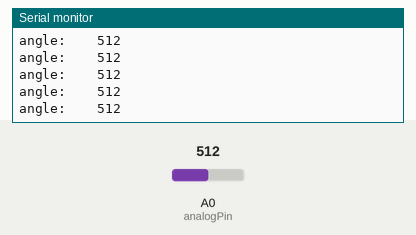
This sketch was run on a simulated Arduino Uno, built with avr-gcc and run on an emulated ATmega328P. On the bench: the last lines printed to the serial monitor. The test bench sets the inputs (shaded band); at power-on: A0 (analogPin) = 512.

Above: at 1.2 s.
1.3 s: A0 (analogPin) set to 716
At 1.31 s:
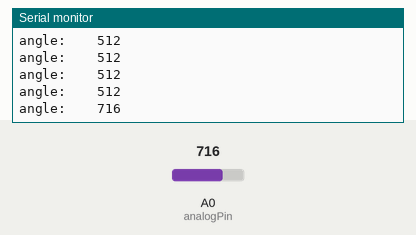
2.8 s: A0 (analogPin) set to 897
At 2.81 s:
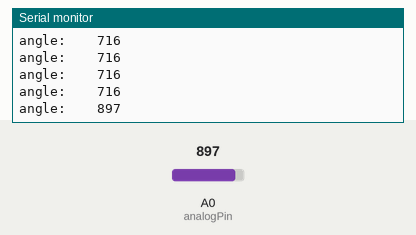
Timing chart, 0 to 5.8 s (numbered marks = the images above; inputs shaded):
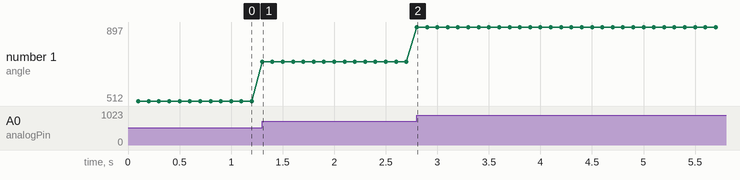

The sketch:

encoder_100HZ.ino
```cpp
int analogPin = A0;
int sensorRead;
float maxSensorOutput = 887;
int correctedRead;
float downPosition = 777.5;
float offset = downPosition - maxSensorOutput/2.0;
float angleDeg;
float theta;
float lastTheta = 180.0;
float vel;
int count = 0;

void setup(){
  // Timer Setup runs at 100Hz
  cli();//stop interrupts
  TCCR1A = 0;// set entire TCCR1A register to 0
  TCCR1B = 0;// same for TCCR1B
  TCNT1  = 0;//initialize counter value to 0
  OCR1A = 2499;// compare match register (16 MHz) / (100Hz*64) - 1 (must be <65536)
  TCCR1B |= (1 << WGM12); // turn on CTC mode
  TCCR1B |= (1 << CS11) | (1 << CS10); // Set CS12 and CS10 bits for 64 prescaler
  TIMSK1 |= (1 << OCIE1A); // enable timer compare interrupt
  sei();//allow interrupts

  // Angle Sensor Setup
  pinMode(analogPin, INPUT);
  Serial.begin(9600);
  //downPosition = analogRead(analogPin);
  //offset = (float)downPosition - (float)maxSensorOutput/2.0;
}//end setup

ISR(TIMER1_COMPA_vect){//timer1 interrupt 1Hz toggles pin 13 (LED)
//generates pulse wave of frequency 1Hz/2 = 0.5kHz (takes two cycles for full wave- toggle high then toggle low)
  sensorRead = analogRead(analogPin);
  theta = 359.59*( (float)sensorRead - offset)/( maxSensorOutput);
  if (theta >= 180.0) {
    theta = theta - 360;
  } else if ( theta < -179.59 ) {
    theta = theta + 360;
  }
  if (sgn(theta)*sgn(lastTheta) < 0 && abs(theta) > 90) {
    vel = 100*(theta + lastTheta);
  } else {
    vel = 100*(theta - lastTheta);
  }
  if (count >= 10) {
    Serial.println("angle:    " + String(sensorRead));
    //Serial.println("velocity: " + String(vel));
    count = 0;
  }
  lastTheta = theta;
  count ++;
}

void loop(){
  //do other things here
}

static inline int8_t sgn(float val) {
 if (val < 0) return -1;
 if (val==0) return 0;
 return 1;
}
```

Measured:
- after the input at 1.3 s, the serial monitor: prints a new line at once (image 1)
- after the input at 2.8 s, the serial monitor: prints a new line at once (image 2)
- plotted number 1: 512 → 716 after the input at 1.3 s, 716 → 897 after the input at 2.8 s
